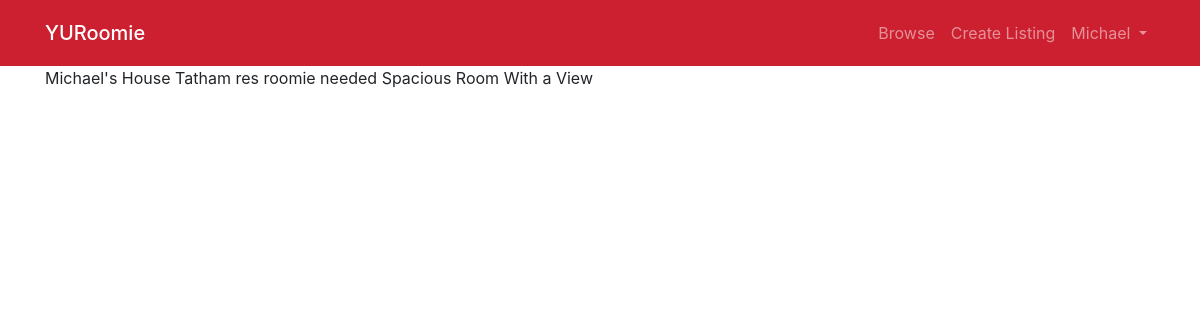
The page /accounts/your-listings/ (signed in) on the database as committed earlier.
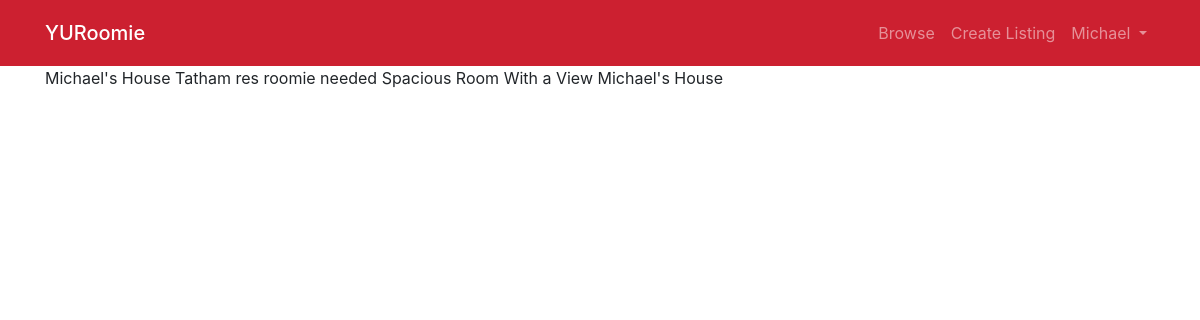
The same page on the database as committed later.
### home/models.py (models this page shows, shortened)
class Room(models.Model):
    host_name = models.CharField(max_length=50)
    address = models.CharField(max_length=100)
    property_name = models.CharField(max_length=30, default="")
    description = models.TextField(default="No Description")
    cost = models.PositiveIntegerField(default=0)
    visits = models.PositiveIntegerField(default=0)
    number_of_rooms = models.PositiveSmallIntegerField()
    creator_id = models.PositiveIntegerField()
    last_updated = models.DateTimeField(auto_now_add=True)

### accounts/views.py (the view)
# urls.py: path('your-listings/', views.user_listings, name='user_listings'),
def user_listings(request):
    user_listings = []
    all_rooms = Room.objects.all()
    for room in all_rooms:
        if request.user.pk == room.creator_id:
            user_listings.append(room)
    return render(request, 'accounts/your_listings.html', {'user_listings': user_listings})

### accounts/templates/accounts/your_listings.html
{% extends 'base.html' %}
{% block body %}
{% for room in user_listings %}
    {{room.property_name}}
{% endfor %}
{% endblock %}

Rows that differ between the two databases and show on the page:
added Room: property_name "Michael's House"
